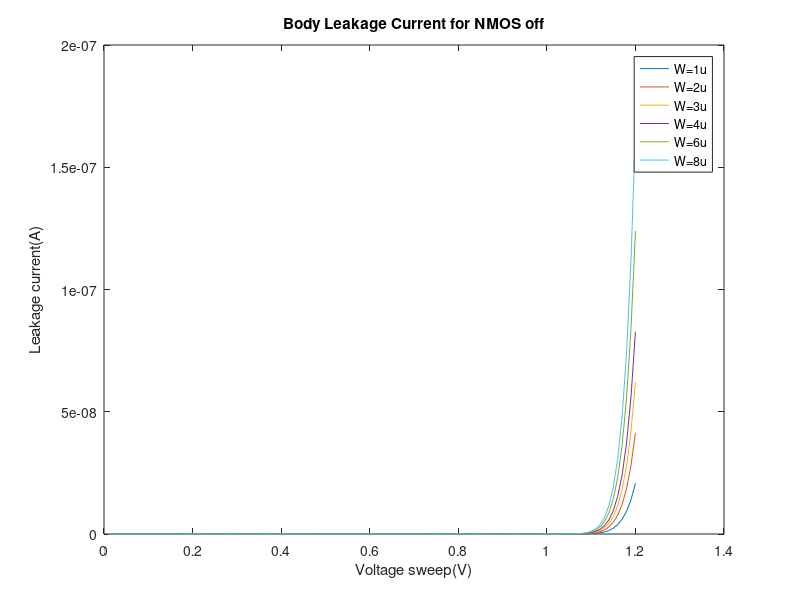

Write MATLAB code to recreate this figure.
x = [ 1.00000000e-02 2.00000000e-02 3.00000000e-02 4.00000000e-02 5.00000000e-02 6.00000000e-02 7.00000000e-02 8.00000000e-02 9.00000000e-02 1.00000000e-01 1.10000000e-01 1.20000000e-01 1.30000000e-01 1.40000000e-01 1.50000000e-01 1.60000000e-01 1.70000000e-01 1.80000000e-01 1.90000000e-01 2.00000000e-01 2.10000000e-01 2.20000000e-01 2.30000000e-01 2.40000000e-01 2.50000000e-01 2.60000000e-01 2.70000000e-01 2.80000000e-01 2.90000000e-01 3.00000000e-01 3.10000000e-01 3.20000000e-01 3.30000000e-01 3.40000000e-01 3.50000000e-01 3.60000000e-01 3.70000000e-01 3.80000000e-01 3.90000000e-01 4.00000000e-01 4.10000000e-01 4.20000000e-01 4.30000000e-01 4.40000000e-01 4.50000000e-01 4.60000000e-01 4.70000000e-01 4.80000000e-01 4.90000000e-01 5.00000000e-01 5.10000000e-01 5.20000000e-01 5.30000000e-01 5.40000000e-01 5.50000000e-01 5.60000000e-01 5.70000000e-01 5.80000000e-01 5.90000000e-01 6.00000000e-01 6.10000000e-01 6.20000000e-01 6.30000000e-01 6.40000000e-01 6.50000000e-01 6.60000000e-01 6.70000000e-01 6.80000000e-01 6.90000000e-01 7.00000000e-01 7.10000000e-01 7.20000000e-01 7.30000000e-01 7.40000000e-01 7.50000000e-01 7.60000000e-01 7.70000000e-01 7.80000000e-01 7.90000000e-01 8.00000000e-01 8.10000000e-01 8.20000000e-01 8.30000000e-01 8.40000000e-01 8.50000000e-01 8.60000000e-01 8.70000000e-01 8.80000000e-01 8.90000000e-01 9.00000000e-01 9.10000000e-01 9.20000000e-01 9.30000000e-01 9.40000000e-01 9.50000000e-01 9.60000000e-01 9.70000000e-01 9.80000000e-01 9.90000000e-01 1.00000000e+00 1.01000000e+00 1.02000000e+00 1.03000000e+00 1.04000000e+00 1.05000000e+00 1.06000000e+00 1.07000000e+00 1.08000000e+00 1.09000000e+00 1.10000000e+00 1.11000000e+00 1.12000000e+00 1.13000000e+00 1.14000000e+00 1.15000000e+00 1.16000000e+00 1.17000000e+00 1.18000000e+00 1.19000000e+00 1.20000000e+00];
I1 = [ 3.18036153e-15 5.34953472e-15 6.82901376e-15 7.83822252e-15 8.52678465e-15 8.99672092e-15 9.31759423e-15 9.53683893e-15 9.68680215e-15 9.78954347e-15 9.86010724e-15 9.90875374e-15 9.94248083e-15 9.96606155e-15 9.98275176e-15 9.99477274e-15 1.00036403e-14 1.00103891e-14 1.00157259e-14 1.00201338e-14 1.00239433e-14 1.00273812e-14 1.00306034e-14 1.00337175e-14 1.00367981e-14 1.00398979e-14 1.00430539e-14 1.00462930e-14 1.00496353e-14 1.00530960e-14 1.00566870e-14 1.00604184e-14 1.00642988e-14 1.00683359e-14 1.00725369e-14 1.00769087e-14 1.00814580e-14 1.00861916e-14 1.00911162e-14 1.00962387e-14 1.01015660e-14 1.01071054e-14 1.01128642e-14 1.01188500e-14 1.01250706e-14 1.01315340e-14 1.01382484e-14 1.01452224e-14 1.01524648e-14 1.01599847e-14 1.01677913e-14 1.01758944e-14 1.01843037e-14 1.01930297e-14 1.02020827e-14 1.02114737e-14 1.02212139e-14 1.02313147e-14 1.02417882e-14 1.02526465e-14 1.02639023e-14 1.02755686e-14 1.02876587e-14 1.03001866e-14 1.03131663e-14 1.03266126e-14 1.03405406e-14 1.03549657e-14 1.03699040e-14 1.03853719e-14 1.04013865e-14 1.04179651e-14 1.04351258e-14 1.04528870e-14 1.04712678e-14 1.04902879e-14 1.05099674e-14 1.05303271e-14 1.05513884e-14 1.05731732e-14 1.05957043e-14 1.06190050e-14 1.06430991e-14 1.06680115e-14 1.06937674e-14 1.07203929e-14 1.07479150e-14 1.07763612e-14 1.08057599e-14 1.08361404e-14 1.08675327e-14 1.08999678e-14 1.11251222e-14 1.17012949e-14 1.25511493e-14 1.37979298e-14 1.56373303e-14 1.84716347e-14 2.34499805e-14 3.44035256e-14 6.38747929e-14 1.49612899e-13 3.94794154e-13 1.05669309e-12 2.72568353e-12 6.65973943e-12 1.53684799e-11 3.35735783e-11 6.97063288e-11 1.38134944e-10 2.62340155e-10 4.79274597e-10 8.45146743e-10 1.44286225e-09 2.39133415e-09 3.85683931e-09 6.06655312e-09 9.32434123e-09 1.40288274e-08 2.06936953e-08];
I2 = [ 3.18015343e-15 5.34953528e-15 6.82938488e-15 7.83913725e-15 8.52841253e-15 8.99921488e-15 9.32108636e-15 9.54144338e-15 9.69262047e-15 9.79666934e-15 9.86862985e-15 9.91876022e-15 9.95405777e-15 9.97929611e-15 9.99773243e-15 1.00115899e-14 1.00223865e-14 1.00311596e-14 1.00386189e-14 1.00452504e-14 1.00513882e-14 1.00572625e-14 1.00630327e-14 1.00688105e-14 1.00746745e-14 1.00806814e-14 1.00868727e-14 1.00932798e-14 1.00999274e-14 1.01068355e-14 1.01140212e-14 1.01214996e-14 1.01292846e-14 1.01373896e-14 1.01458274e-14 1.01546108e-14 1.01637527e-14 1.01732660e-14 1.01831640e-14 1.01934603e-14 1.02041688e-14 1.02153039e-14 1.02268801e-14 1.02389128e-14 1.02514175e-14 1.02644103e-14 1.02779079e-14 1.02919274e-14 1.03064864e-14 1.03216032e-14 1.03372965e-14 1.03535857e-14 1.03704907e-14 1.03880321e-14 1.04062311e-14 1.04251095e-14 1.04446898e-14 1.04649953e-14 1.04860498e-14 1.05078780e-14 1.05305053e-14 1.05539577e-14 1.05782624e-14 1.06034469e-14 1.06295399e-14 1.06565709e-14 1.06845702e-14 1.07135689e-14 1.07435993e-14 1.07746945e-14 1.08068886e-14 1.08402167e-14 1.08747149e-14 1.09104205e-14 1.09473718e-14 1.09856082e-14 1.10251703e-14 1.10660999e-14 1.11084400e-14 1.11522348e-14 1.11975299e-14 1.12443721e-14 1.12928096e-14 1.13428921e-14 1.13946705e-14 1.14481973e-14 1.15035266e-14 1.15607138e-14 1.16198161e-14 1.16808923e-14 1.17440027e-14 1.18092096e-14 1.22615208e-14 1.34196220e-14 1.51278223e-14 1.76338083e-14 2.13306368e-14 2.70251344e-14 3.70184278e-14 5.89757909e-14 1.17983405e-13 2.89533348e-13 7.79951715e-13 2.10371288e-12 5.44138793e-12 1.33085502e-11 3.07237041e-11 6.71288498e-11 1.39384233e-10 2.76222390e-10 5.24598590e-10 9.58408591e-10 1.69005519e-09 2.88532924e-09 4.78202809e-09 7.71266587e-09 1.21315402e-08 1.86463122e-08 2.80541384e-08 4.13822699e-08];
I3 = [ 3.17994536e-15 5.34953593e-15 6.82975615e-15 7.84005220e-15 8.53004070e-15 9.00170923e-15 9.32457895e-15 9.54604840e-15 9.69843948e-15 9.80379601e-15 9.87715341e-15 9.92876778e-15 9.96563596e-15 9.99253209e-15 1.00127147e-14 1.00284088e-14 1.00411347e-14 1.00519324e-14 1.00615143e-14 1.00703698e-14 1.00788362e-14 1.00871471e-14 1.00954657e-14 1.01039075e-14 1.01125552e-14 1.01214696e-14 1.01306967e-14 1.01402722e-14 1.01502256e-14 1.01605816e-14 1.01713624e-14 1.01825883e-14 1.01942786e-14 1.02064521e-14 1.02191273e-14 1.02323231e-14 1.02460582e-14 1.02603520e-14 1.02752243e-14 1.02906953e-14 1.03067859e-14 1.03235175e-14 1.03409122e-14 1.03589927e-14 1.03777827e-14 1.03973062e-14 1.04175882e-14 1.04386545e-14 1.04605315e-14 1.04832467e-14 1.05068283e-14 1.05313052e-14 1.05567076e-14 1.05830663e-14 1.06104131e-14 1.06387809e-14 1.06682035e-14 1.06987158e-14 1.07303537e-14 1.07631543e-14 1.07971556e-14 1.08323970e-14 1.08689190e-14 1.09067633e-14 1.09459729e-14 1.09865919e-14 1.10286661e-14 1.10722422e-14 1.11173687e-14 1.11640954e-14 1.12124735e-14 1.12625557e-14 1.13143965e-14 1.13680517e-14 1.14235789e-14 1.14810375e-14 1.15404883e-14 1.16019943e-14 1.16656201e-14 1.17314321e-14 1.17994988e-14 1.18698906e-14 1.19426800e-14 1.20179416e-14 1.20957520e-14 1.21761901e-14 1.22593372e-14 1.23452767e-14 1.24340945e-14 1.25258789e-14 1.26207207e-14 1.27187135e-14 1.33982200e-14 1.51383394e-14 1.77050198e-14 2.14704078e-14 2.70249245e-14 3.55798135e-14 5.05874742e-14 8.35443947e-14 1.72070652e-13 4.29372639e-13 1.16485113e-12 3.15000133e-12 8.15519876e-12 1.99528139e-11 4.60686994e-11 1.00662394e-10 2.09018288e-10 4.14225302e-10 7.86700644e-10 1.43726389e-09 2.53448349e-09 4.32699417e-09 7.17141942e-09 1.15664308e-08 1.81933409e-08 2.79634645e-08 4.20723074e-08 6.20604545e-08];
I4 = [ 3.17973736e-15 5.34953672e-15 6.83012765e-15 7.84096748e-15 8.53166932e-15 9.00420414e-15 9.32807225e-15 9.55065427e-15 9.70425951e-15 9.81092389e-15 9.88567837e-15 9.93877698e-15 9.97721601e-15 1.00057702e-14 1.00276994e-14 1.00452304e-14 1.00598859e-14 1.00727085e-14 1.00844135e-14 1.00954934e-14 1.01062887e-14 1.01170366e-14 1.01279042e-14 1.01390105e-14 1.01504425e-14 1.01622650e-14 1.01745284e-14 1.01872730e-14 1.02005328e-14 1.02143375e-14 1.02287143e-14 1.02436885e-14 1.02592849e-14 1.02755278e-14 1.02924415e-14 1.03100505e-14 1.03283800e-14 1.03474555e-14 1.03673033e-14 1.03879503e-14 1.04094242e-14 1.04317538e-14 1.04549685e-14 1.04790986e-14 1.05041755e-14 1.05302314e-14 1.05572997e-14 1.05854148e-14 1.06146119e-14 1.06449277e-14 1.06763998e-14 1.07090670e-14 1.07429693e-14 1.07781479e-14 1.08146454e-14 1.08525057e-14 1.08917737e-14 1.09324962e-14 1.09747211e-14 1.10184977e-14 1.10638771e-14 1.11109116e-14 1.11596553e-14 1.12101639e-14 1.12624948e-14 1.13167070e-14 1.13728614e-14 1.14310207e-14 1.14912493e-14 1.15536138e-14 1.16181825e-14 1.16850259e-14 1.17542166e-14 1.18258293e-14 1.18999407e-14 1.19766302e-14 1.20559790e-14 1.21380711e-14 1.22229928e-14 1.23108328e-14 1.24016826e-14 1.24956361e-14 1.25927902e-14 1.26932444e-14 1.27971011e-14 1.29044657e-14 1.30154465e-14 1.31301552e-14 1.32487062e-14 1.33712177e-14 1.34978109e-14 1.36286107e-14 1.45353714e-14 1.68576442e-14 2.02830067e-14 2.53080927e-14 3.27206896e-14 4.41362701e-14 6.41574314e-14 1.08107524e-13 2.26125875e-13 5.69090227e-13 1.54936336e-12 4.19519280e-12 1.08661692e-11 2.65902570e-11 6.13983500e-11 1.34163346e-10 2.78586561e-10 5.52101398e-10 1.04856809e-09 1.91570108e-09 3.37819147e-09 5.76745581e-09 9.55885652e-09 1.54171029e-08 2.42503610e-08 3.72733874e-08 5.60797616e-08 8.27230509e-08];
I6 = [ 3.17932166e-15 5.34953893e-15 6.83087166e-15 7.84279947e-15 8.53492847e-15 9.00919643e-15 9.33506190e-15 9.55986975e-15 9.71590404e-15 9.82518490e-15 9.90273442e-15 9.95880243e-15 1.00003842e-14 1.00322556e-14 1.00576791e-14 1.00788853e-14 1.00974014e-14 1.01142753e-14 1.01302280e-14 1.01457583e-14 1.01612133e-14 1.01768374e-14 1.01928048e-14 1.02092425e-14 1.02262453e-14 1.02438866e-14 1.02622253e-14 1.02813108e-14 1.03011866e-14 1.03218919e-14 1.03434639e-14 1.03659384e-14 1.03893508e-14 1.04137365e-14 1.04391312e-14 1.04655715e-14 1.04930944e-14 1.05217382e-14 1.05515422e-14 1.05825467e-14 1.06147935e-14 1.06483253e-14 1.06831864e-14 1.07194225e-14 1.07570806e-14 1.07962091e-14 1.08368581e-14 1.08790792e-14 1.09229256e-14 1.09684521e-14 1.10157153e-14 1.10647735e-14 1.11156868e-14 1.11685172e-14 1.12233286e-14 1.12801867e-14 1.13391595e-14 1.14003168e-14 1.14637308e-14 1.15294757e-14 1.15976281e-14 1.16682667e-14 1.17414728e-14 1.18173300e-14 1.18959246e-14 1.19773453e-14 1.20616836e-14 1.21490337e-14 1.22394925e-14 1.23331599e-14 1.24301389e-14 1.25305352e-14 1.26344580e-14 1.27420195e-14 1.28533353e-14 1.29685243e-14 1.30877091e-14 1.32110156e-14 1.33385737e-14 1.34705168e-14 1.36069824e-14 1.37481119e-14 1.38940508e-14 1.40449489e-14 1.42009601e-14 1.43622429e-14 1.45289605e-14 1.47012805e-14 1.48793754e-14 1.50634228e-14 1.52536051e-14 1.54501102e-14 1.68116358e-14 2.02988021e-14 2.54424056e-14 3.29881714e-14 4.41186308e-14 6.12568998e-14 9.13013204e-14 1.57210128e-13 3.34097746e-13 8.47998573e-13 2.31671153e-12 6.28082594e-12 1.62758108e-11 3.98356068e-11 9.19912009e-11 2.01024097e-10 4.17438226e-10 8.27304360e-10 1.57128693e-09 2.87076461e-09 5.06248760e-09 8.64316740e-09 1.43252665e-08 2.31050505e-08 3.63436954e-08 5.58619199e-08 8.40482591e-08 1.23980724e-07];
I8 = [ 3.17890648e-15 5.34954228e-15 6.83161752e-15 7.84463411e-15 8.53819116e-15 9.01419326e-15 9.34205722e-15 9.56909211e-15 9.72755678e-15 9.83945560e-15 9.91980177e-15 9.97884094e-15 1.00235674e-14 1.00587580e-14 1.00876780e-14 1.01125618e-14 1.01349411e-14 1.01558690e-14 1.01760724e-14 1.01960562e-14 1.02161744e-14 1.02366782e-14 1.02577493e-14 1.02795224e-14 1.03021004e-14 1.03255650e-14 1.03499840e-14 1.03754157e-14 1.04019129e-14 1.04295247e-14 1.04582982e-14 1.04882795e-14 1.05195150e-14 1.05520509e-14 1.05859346e-14 1.06212142e-14 1.06579394e-14 1.06961607e-14 1.07359307e-14 1.07773031e-14 1.08203335e-14 1.08650790e-14 1.09115988e-14 1.09599537e-14 1.10102064e-14 1.10624217e-14 1.11166665e-14 1.11730095e-14 1.12315218e-14 1.12922766e-14 1.13553495e-14 1.14208182e-14 1.14887632e-14 1.15592670e-14 1.16324150e-14 1.17082952e-14 1.17869981e-14 1.18686171e-14 1.19532485e-14 1.20409915e-14 1.21319482e-14 1.22262240e-14 1.23239274e-14 1.24251700e-14 1.25300671e-14 1.26387372e-14 1.27513025e-14 1.28678889e-14 1.29886259e-14 1.31136470e-14 1.32430895e-14 1.33770951e-14 1.35158094e-14 1.36593825e-14 1.38079688e-14 1.39617274e-14 1.41208219e-14 1.42854208e-14 1.44556975e-14 1.46318307e-14 1.48140039e-14 1.50024063e-14 1.51972325e-14 1.53986826e-14 1.56069627e-14 1.58222847e-14 1.60448668e-14 1.62749332e-14 1.65127148e-14 1.67584490e-14 1.70123801e-14 1.72747594e-14 1.90915238e-14 2.37446672e-14 3.06081316e-14 4.06769497e-14 5.55284178e-14 7.83917969e-14 1.18452608e-13 2.06269264e-13 4.41814443e-13 1.12593634e-12 3.08097079e-12 8.35770544e-12 2.16627831e-11 5.30265133e-11 1.22461558e-10 2.67624637e-10 5.55764686e-10 1.10149473e-09 2.09213242e-09 3.82248932e-09 6.74103125e-09 1.15092691e-08 1.90760688e-08 3.07682953e-08 4.83988476e-08 7.43927096e-08 1.11931172e-07 1.65113886e-07];

figure;
plot(x, I1);
hold on
plot(x, I2);
plot(x, I3);
plot(x, I4);
plot(x, I6);
plot(x, I8);
hold off
xlabel('Voltage sweep(V)');
ylabel('Leakage current(A)');
title('Body Leakage Current for NMOS off');
legend('W=1u','W=2u','W=3u','W=4u','W=6u','W=8u');